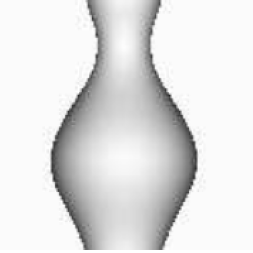
%> input picture MATLAB/SFS/vase1.png, 253 x 253 px
$ octave rouy2.m   (GNU Octave 9; MATLAB toolbox functions it lacks are replaced by stand-ins)
%> lines starting %> are read from the running program, lines starting %| are printed output that depends on the picture
%%%%%%%%%%%%%%%%%%%%%%%%%%%%%%%%%%%%%%%%%%%%%%%%%%%%%%
%  Program to implement the orthographic SfS model
%       proposed by Rouy and Tourin.
%   Neumann Boundary Condition - Full Neumann
%%%%%%%%%%%%%%%%%%%%%%%%%%%%%%%%%%%%%%%%%%%%%%%%%%%%%%

clear
close all

format long

Nx = 187;
Ny = 187;

A = imread('vase1.png');
%> A is the input picture: size 253x253x3 uint8; min 38, max 255, mean 225.5
gray = mat2gray(imresize(A,[Nx+1,Ny+1]));
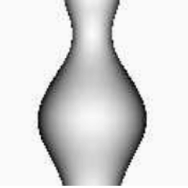
%> gray: size 188x188x3 double; min 0, max 1, mean 0.856

a = 0; b = 1;
c = 0; d = 1;

hx = (b-a)/Nx;
hy = (b-a)/Ny;

x = a:hx:b;
y = c:hx:d;

% Defining the index set
Q = zeros(Nx+1,Ny+1);
u = zeros(Nx+1,Ny+1);
unew = zeros(Nx+1,Ny+1);

for i=1:Nx+1
    for j=1:Ny+1
        u(i,j) = -0.5*log(gray(i,j,1));
    end
end
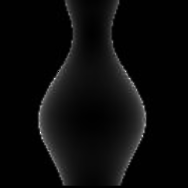
%> u: size 188x188 double; 0% of the values are NaN or infinite; the others: min 0, max 2.31, mean 0.102; drawn with min black, max white, NaN and infinite black

delt = hx*hy/sqrt(hx^2+hy^2);

error = 100;
tol = 1e-4;

iterations = 0;
%> (the run ends here)
